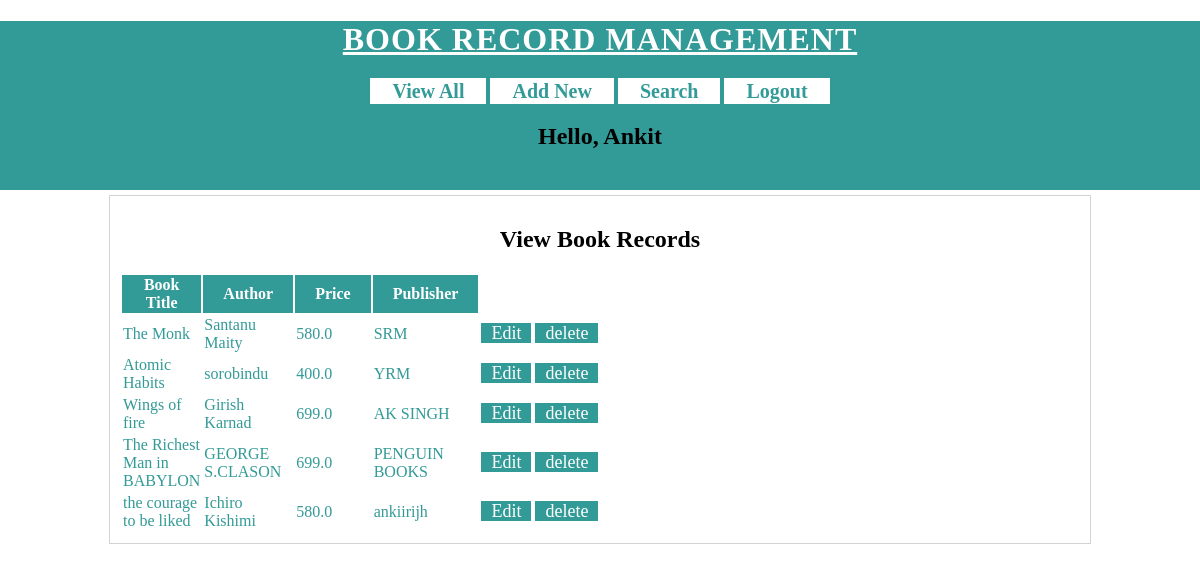
The app's page /BRMapp/view-books (signed in) with its own data.
### BRMapp/models.py (models this page shows)
class Book(models.Model):
    title=models.CharField(max_length=100)
    price=models.FloatField()
    author=models.CharField(max_length=100)
    publisher=models.CharField(max_length=100)

### BRMapp/views.py (the view)
@login_required(login_url="/BRMapp/login/")
def viewBooks(request):
    books=models.Book.objects.all()
    username=request.session['username']
    res=render(request,'BRMapp/view-book.html',{'books':books,'username':username})
    return res

### templates/BRMapp/view-book.html (shortened to what this page needs)
<!DOCTYPE html>
{% load static %}
<html lang="en" dir="ltr">
  <head>
    <link rel="stylesheet" href="{%static 'CSS/BRMstyle.css' %}">
  </head>
  <body>
    <div id= "header">
      <h1>BOOK RECORD MANAGEMENT</h1>
      <div id='nav'>
        <a href="/BRMapp/view-books">View All</a>
        <a href="/BRMapp/new-books">Add New</a>
        <a href="/BRMapp/search-books">Search</a>
        <a href="/BRMapp/logout">Logout</a>
      </div>
      <h2>Hello, {{username}} </h2>
    </div>
    <div id="main">
      <h2>View Book Records</h2>
      <table>
        <thead>
          <th>Book Title</th>
          <th>Author</th>
          <th>Price</th>
          <th>Publisher</th>
        </thead>
        {% for book in books %}
        <tr>
          <td>{{book.title}}</td>
          <td>{{book.author}}</td>
          <td>{{book.price}}</td>
          <td>{{book.publisher}}</td>
          <td><a class="btn" href="/BRMapp/edit-book?bookid={{book.id}}">Edit</a></td>
          <td><a class="btn" href="/BRMapp/delete-book?bookid={{book.id}}">delete</a></td>
        </tr>
        {% endfor %}
      </table>
    </div>
  </body>
</html>

### static/CSS/BRMstyle.css (style rules this page uses)
body { background-color: white; margin:0px 0px 0px 0px; font-family:"calibri"; }
#header { background-color: #329A97; padding-bottom: 20px; text-align: center; }
#header h1 { text-align: center; color: white; font-family: "montserrat"; letter-spacing: 1px; text-decoration: underline; }
#nav { width: 60% margin:auto; }
#nav a { background-color: white; width: 150px; border: solid 2px white; font-size: 20px; font-weight: bold; text-decoration: none; color: #329A97; padding-left: 20px; padding-right: 20px; }
#main { margin:auto; border: solid 1px lightgrey; width: 80%; padding: 10px; margin-top:5px; }
#main h2, #main form { text-align: center; width: 100%; }
#main table { width:50%; color: #329A97; }
#main table th { background-color: #329A97; color:white; padding-left: 20px; padding-right: 20px; }
.btn { background-color:#329A97; width:150px; font-size:18px; text-decoration:none; color:white; padding-left: 10px; padding-right: 10px; }

### records on screen
Book: title "The Monk", author "Santanu Maity", price "580.0", publisher "SRM"
Book: title "Atomic Habits", author "sorobindu", price "400.0", publisher "YRM"
Book: title "Wings of fire", author "Girish Karnad", price "699.0", publisher "AK SINGH"
Book: title "The Richest Man in BABYLON", author "GEORGE S.CLASON", price "699.0", publisher "PENGUIN BOOKS"
Book: title "the courage to be liked", author "Ichiro Kishimi", price "580.0", publisher "ankiirijh"

### other values on screen
{{ username }} "Ankit"
